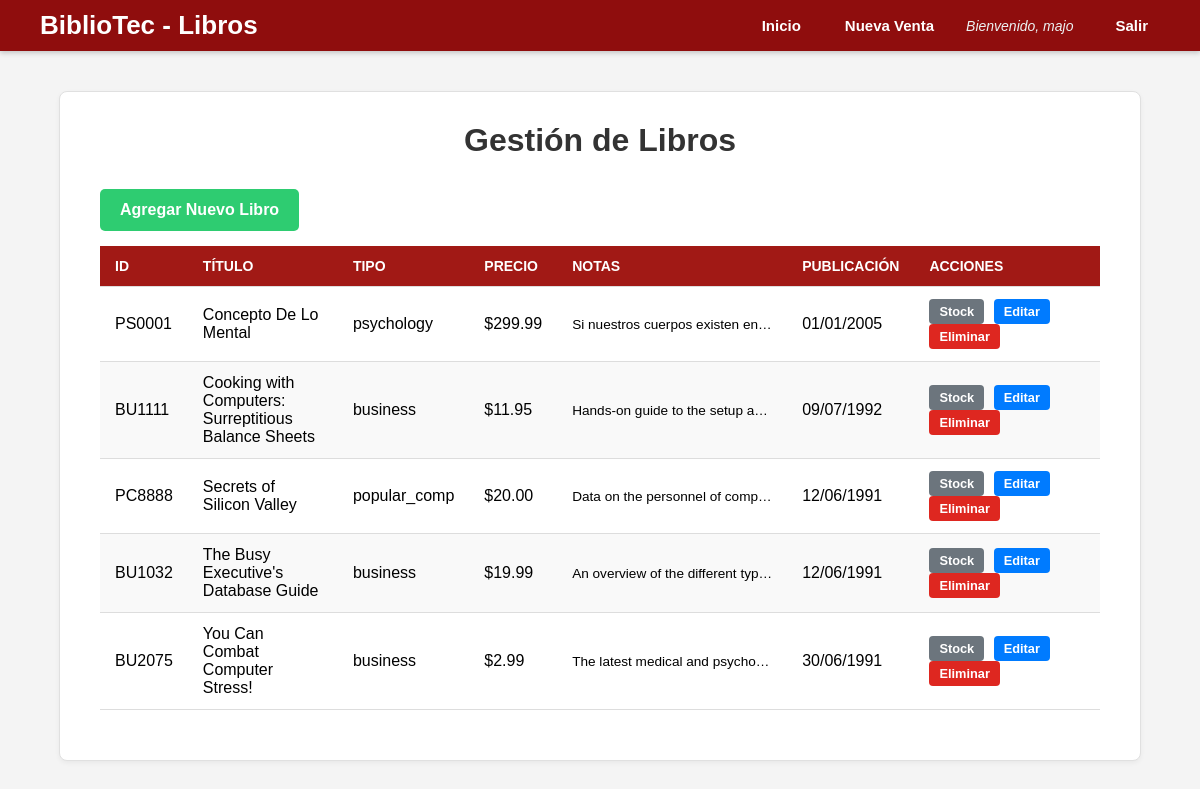
Page /libros.php (signed in) on the committed database.
### tables this page shows
CREATE TABLE `titles` (
  `title_id` varchar(6) NOT NULL,
  `title` varchar(80) NOT NULL,
  `type` char(12) NOT NULL DEFAULT 'UNDECIDED',
  `pub_id` char(4) DEFAULT NULL,
  `price` decimal(10,4) DEFAULT NULL,
  `advance` decimal(10,4) DEFAULT NULL,
  `royalty` int(11) DEFAULT NULL,
  `ytd_sales` int(11) DEFAULT NULL,
  `notes` varchar(200) DEFAULT NULL,
  `pubdate` datetime NOT NULL DEFAULT current_timestamp()
);

### libros.php (the view, shortened to what this page needs)
<?php
require 'conexion.php';
try {
    $sql = "SELECT
                title_id,
                title,
                type,
                price,
                notes,
                pubdate
            FROM
                titles
            ORDER BY
                title ASC";
    $stmt = $pdo->query($sql);
    $libros = $stmt->fetchAll(PDO::FETCH_ASSOC);
} catch (PDOException $e) {
    $error_message = "Error al cargar libros: " . $e->getMessage();
    $libros = [];
}
?>
<!DOCTYPE html>
<html lang="es">
<head>
    <link rel="stylesheet" href="estilo.css">
</head>
<body>
    <header>
        <div class="header-container">
            <h1>BiblioTec - Libros</h1>
            <nav>
                <ul>
                    <li><a href="dashboard.php">Inicio</a></li>
                    <li><a href="ventas.php">Nueva Venta</a></li>
                    <li class="user-welcome">
                        Bienvenido, <?php echo htmlspecialchars($_SESSION['user_name']); ?>
                    </li>
                    <li><a href="logout.php">Salir</a></li>
                </ul>
            </nav>
        </div>
    </header>
    <main class="main-content">
        <div class="table-container">
            <h2>Gestión de Libros</h2>
            <div style="margin-bottom: 15px;">
                <a href="insertar_libros.php" class="btn-dashboard btn-venta">Agregar Nuevo Libro</a>
            </div>
            <table class="history-table">
                <thead>
                    <tr>
                        <th>ID</th>
                        <th>Título</th>
                        <th>Tipo</th>
                        <th>Precio</th>
                        <th>Notas</th>
                        <th>Publicación</th>
                        <th>Acciones</th>
                    </tr>
                </thead>
                <tbody>
                    <?php if (count($libros) > 0): ?>
                        <?php foreach ($libros as $row): ?>
                            <tr>
                                <td><?php echo htmlspecialchars($row['title_id']); ?></td>
                                <td><?php echo htmlspecialchars($row['title']); ?></td>
                                <td><?php echo htmlspecialchars($row['type']); ?></td>
                                <td>$<?php echo number_format($row['price'], 2); ?></td>
                                <td class="notas-col" title="<?php echo htmlspecialchars($row['notes']); ?>">
                                    <?php echo htmlspecialchars($row['notes']); ?>
                                </td>
                                <td><?php echo date('d/m/Y', strtotime($row['pubdate'])); ?></td>
                                <td class="action-btns" style="min-width: 150px;">
                                    <a href="stock.php?id=<?php echo $row['title_id']; ?>" class="btn-dashboard btn-secondary">Stock</a>
                                    <a href="editar_libro.php?id=<?php echo $row['title_id']; ?>" class="btn-dashboard btn-primary">Editar</a>
                                    <a href="eliminar_libro.php?id=<?php echo $row['title_id']; ?>"
                                       class="btn-dashboard btn-productos"
                                       onclick="return confirm('¿Estás seguro de eliminar el libro: <?php echo htmlspecialchars($row['title']); ?>?');">
                                       Eliminar
                                    </a>
                                </td>
                            </tr>
                        <?php endforeach; ?>
                    <?php else: ?>
                        <tr>
                            <td colspan="7" style="text-align: center;">No se encontraron libros registrados.</td>
                        </tr>
                    <?php endif; ?>
                </tbody>
            </table>
        </div>
    </main>
</body>
</html>

### estilo.css (style rules this page uses)
body { font-family: Arial, sans-serif; margin: 0; padding: 0; background-color: #f4f4f4; }
header { background-color: #8f0d0d; color: white; padding: 10px 40px; box-shadow: 0 2px 5px rgba(0, 0, 0, 0.2); }
.header-container { display: flex; justify-content: space-between; align-items: center; max-width: 1200px; margin: 0 auto; }
header h1 { margin: 0; font-size: 26px; }
nav ul { margin: 0; padding: 0; list-style: none; display: flex; align-items: center; }
nav li { margin-left: 20px; }
nav a { text-decoration: none; color: white; font-weight: bold; font-size: 15px; padding: 8px 12px; border-radius: 4px; transition: background-color 0.3s ease; }
.user-welcome { color: #ecf0f1; font-style: italic; font-size: 14px; margin-right: 10px; }
.main-content { max-width: 1100px; margin: 40px auto; padding: 0 20px; }
.main-content h2 { font-size: 32px; color: #2d3748; margin-bottom: 30px; text-align: center; }
.btn-dashboard { display: inline-block; text-decoration: none; color: white; padding: 12px 20px; border-radius: 5px; font-weight: bold; transition: background-color 0.3s ease; }
.btn-productos { background-color: #de2720; }
.btn-venta { background-color: #2ecc71; }
.btn-primary { background-color: #007bff; color: white; }
.btn-secondary { background-color: #6c757d; color: white; }
.table-container { max-width: 1000px; margin: 0 auto; background-color: #ffffff; border: 1px solid #e0e0e0; border-radius: 8px; box-shadow: 0 2px 5px rgba(0, 0, 0, 0.05); padding: 30px 40px; }
.table-container h2 { text-align: center; margin-top: 0; margin-bottom: 30px; color: #333; }
.history-table { width: 100%; border-collapse: collapse; margin-bottom: 20px; }
.history-table th, .history-table td { padding: 12px 15px; text-align: left; border-bottom: 1px solid #ddd; }
.history-table thead { background-color: #a11915; color: white; }
.history-table thead th { font-size: 14px; text-transform: uppercase; }
.history-table tbody tr:nth-of-type(even) { background-color: #f9f9f9; }

### libros.php (style rules this page uses)
.action-btns a { padding: 5px 10px; margin-right: 5px; text-decoration: none; color: white; border-radius: 4px; font-size: 0.8em; }
td.notas-col { font-size: 0.85em; max-width: 200px; white-space: nowrap; overflow: hidden; text-overflow: ellipsis; }

### rows in the picture
titles: title_id "PS0001", title "Concepto De Lo Mental", type "psychology", price "299.99", notes "Si nuestros cuerpos existen en…", pubdate "01/01/2005"
titles: title_id "BU1111", title "Cooking with Computers: Surreptitious Balance Sheets", type "business", price "11.95", notes "Hands-on guide to the setup a…", pubdate "09/07/1992"
titles: title_id "PC8888", title "Secrets of Silicon Valley", type "popular_comp", price "20.00", notes "Data on the personnel of comp…", pubdate "12/06/1991"
titles: title_id "BU1032", title "The Busy Executive's Database Guide", type "business", price "19.99", notes "An overview of the different typ…", pubdate "12/06/1991"
titles: title_id "BU2075", title "You Can Combat Computer Stress!", type "business", price "2.99", notes "The latest medical and psycho…", pubdate "30/06/1991"

### other values in the picture
$_SESSION['user_name'] "majo"
